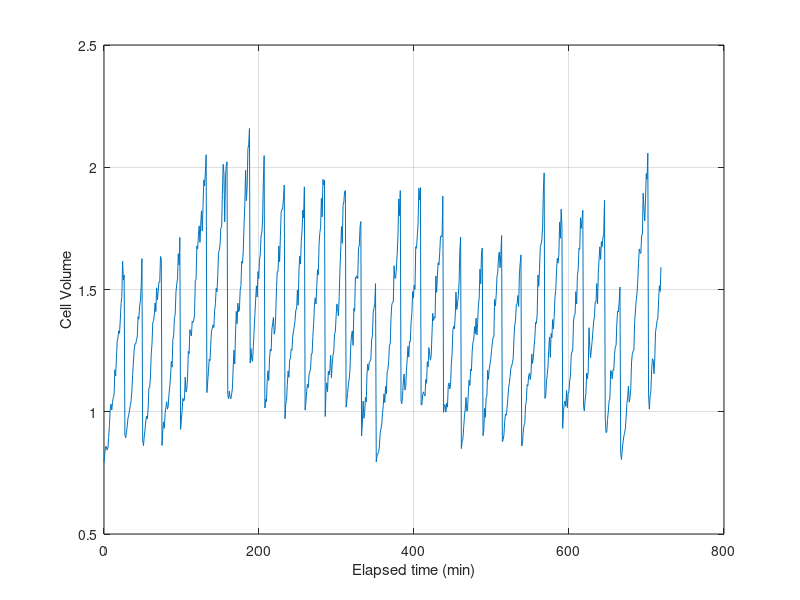

Recreate this plot in MATLAB.
close all; 
l1=[];
l2=[];
deltat=0.05;
k=0.026;
binnumber=25;
v=1+0.12*randn;
alpha_dist=0.375;
tau_min=0.001;
N=round(1000*(100*tau_min)^(-alpha_dist));
dt=0.001;
exponent=-1/alpha_dist;
t=0;
for num=1:28
    c=v;
    b=1+sqrt(3)*0.12*randn+c;
    U=rand(1,N);
    X=tau_min*(U.^exponent);
    s=zeros(1,N);
    for i=1:10000
        dW=randn*sqrt(dt)/140; 
        s=s.*(1-dt./X)+dW;
    end
    r=sum(s)/(N*alpha_dist*(tau_min^alpha_dist));
    while v<b
        l1=[l1,t];
        l2=[l2,v];
        for i=1:50
            dW=randn*sqrt(dt)/140; 
            s=s.*(1-dt./X)+dW;
        end
        w=sum(s)/(N*alpha_dist*(tau_min^alpha_dist));
        h=w-r;
        r=w;
        v=exp(log(v)+k*deltat+h);
        t=t+0.05;
    end
    v=b/2;
    l1=[l1,t];
    l2=[l2,v];
end
plot(l1(1:20:end),l2(1:20:end))
xlabel('Elapsed time (min)','Interpreter','tex')
ylabel('Cell Volume','Interpreter','tex')
grid on;
ylim([0.5,2.5])
xlim([0,800])
